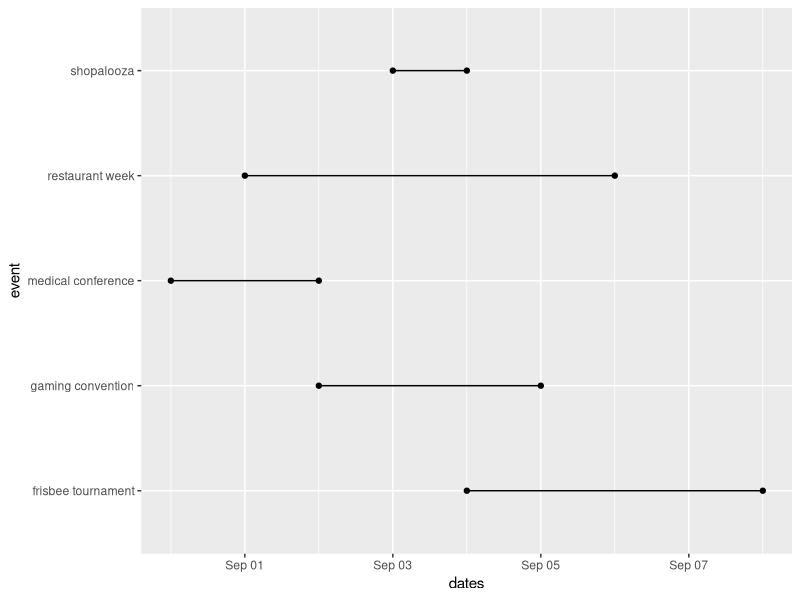
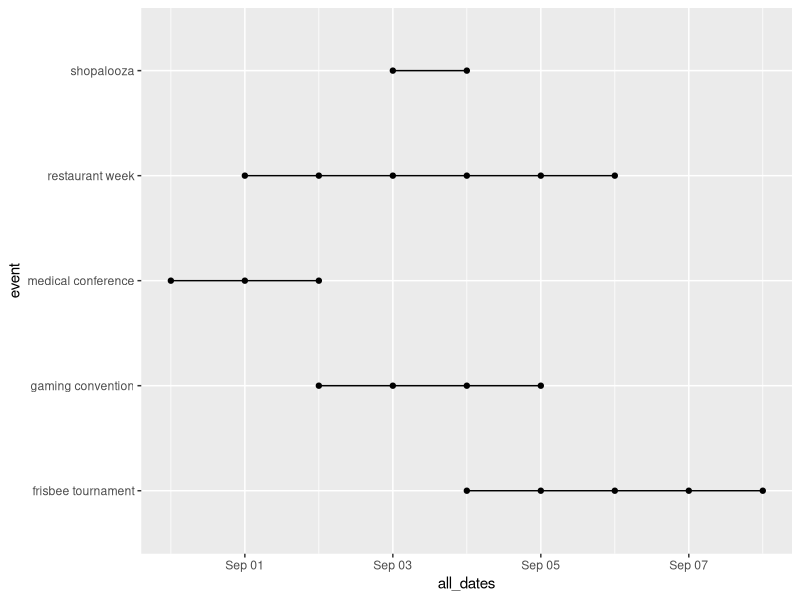
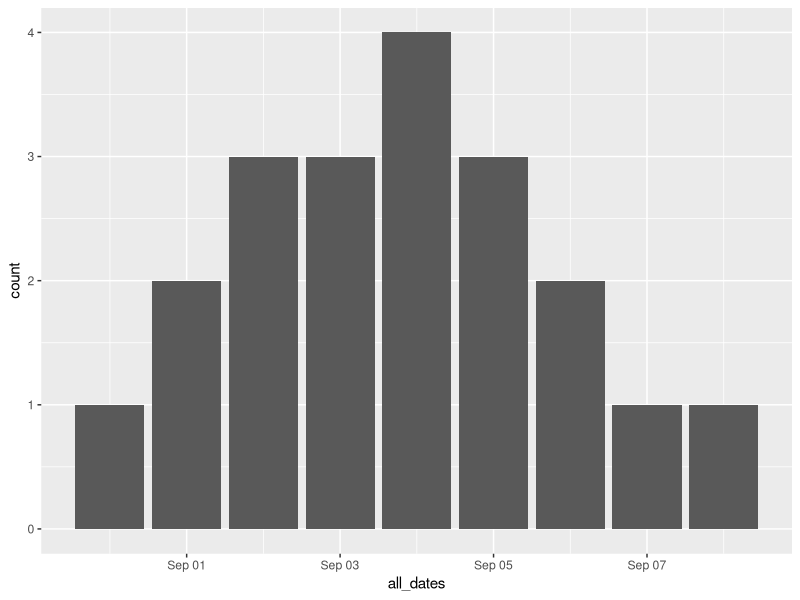

Write R code to recreate these figures, in order.
library(tidyverse)
library(lubridate)

events <- tibble(event = c("restaurant week", "shopalooza",
                           "gaming convention", "medical conference",
                           "frisbee tournament"),
                 start = ymd("2018-08-30") + sample(5, 5),
                 end = start + sample(5, 5))

events %>% 
    gather(bounds, dates, -event) %>% 
    ggplot(aes(dates, event)) +
    geom_point() +
    geom_line()

all <- events %>% 
    mutate(period = end - start) %>% 
    mutate(all_dates = map2(start, period, ~.x + 0:.y)) %>% 
    unnest(all_dates) 

all %>% 
    ggplot(aes(all_dates, event)) +
    geom_point() +
    geom_line()

all %>% 
    ggplot(aes(all_dates)) +
    geom_bar()

all %>% 
    count(all_dates) %>% 
    top_n(1)
